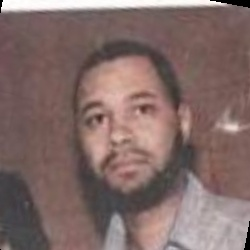
#> input picture images/Aaron_Patterson_0001.jpg, 250 x 250 px, found by its file name
$ python Ours_VCS.py
#> lines starting #> are read from the running program, lines starting #| are printed output that depends on the picture; after the words box and inside, x2 and y2 are one past the last pixel; in counts of white or black regions, pixels touching at a corner belong together
import os
from skimage import io, img_as_ubyte
import cv2
from skimage.metrics import peak_signal_noise_ratio
from skimage.util import img_as_ubyte
from PIL import Image
import numpy as np
from collections import Counter
from skimage import img_as_ubyte, color
import matplotlib.pyplot as plt
from skimage.io import imsave

# 改进后的无扩展有意义是5 10 1
def block_no_expand(name):
    """
    改进后的有意义加密
    :param name:
    :return:
    """
#> called with name = 'Aaron_Patterson_0001.jpg'
    im=np.array(Image.open(name))
#> im is the input picture: shape (250, 250, 3); mean R, G, B 129.7, 106.9, 103.7
    im_lab=cv2.cvtColor(im,cv2.COLOR_RGB2HSV)
#> im_lab: shape (250, 250, 3); mean H, S, V 33.4, 53.3, 129.8
    im_lab[:,:,-1]=np.interp(im_lab[:,:,-1],(0,255),(0,255/4))
#> im_lab: shape (250, 250, 3); mean H, S, V 33.4, 53.3, 32.1
    im_rgb=cv2.cvtColor(im_lab,cv2.COLOR_HSV2RGB)
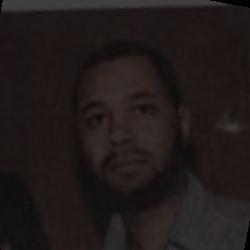
#> im_rgb: shape (250, 250, 3); mean R, G, B 32, 26, 25.2
    im_ht=Image.fromarray(im_rgb).convert("1")
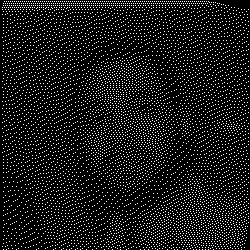
#> im_ht: PIL image 250x250 1; 10.4% white in thin lines or dots
    im_ht=img_as_ubyte(im_ht)
    # gray_level(im_ht,(2,4),True)
    return im_ht

if __name__ == '__main__':
    path = r"Aaron_Patterson_0001.jpg"#需要加密的图
    share = block_no_expand(path)

    # 将PIL Image对象转换为NumPy数组，以便使用cv2.imshow
    share_np = np.array(share)
    img = np.array(Image.open(path))

    # 显示多张图像
    plt.figure(figsize=(10, 4))

    plt.subplot(1, 2, 1)
    plt.imshow(img, cmap='gray')
    plt.title('Original Image')

    plt.subplot(1, 2, 2)
    plt.imshow(share_np, cmap='gray')
    plt.title('Merged Picture')

    plt.show()
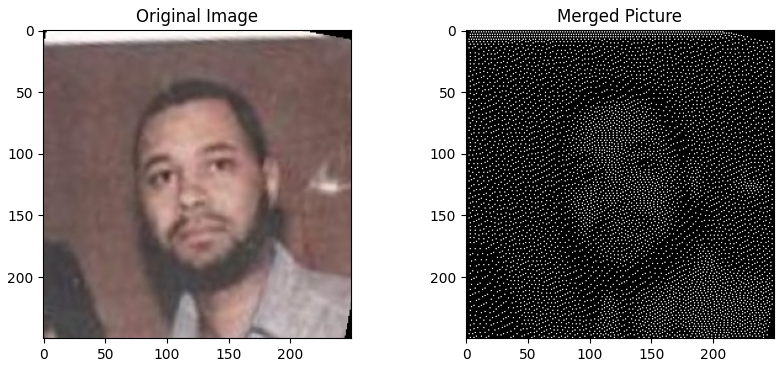
#> figure drawn by matplotlib, 2 panels

$ run again, with images/Aaron_Eckhart_0001.jpg copied over images/Aaron_Patterson_0001.jpg
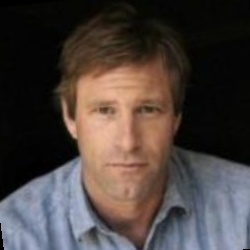
#> input picture images/Aaron_Eckhart_0001.jpg, 250 x 250 px, found by its file name
#> in block_no_expand, im is the input picture: shape (250, 250, 3); mean R, G, B 74.5, 65, 61.6
#> in block_no_expand, `im_ht=Image.fromarray(im_rgb).convert("1")`:
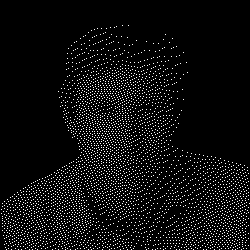
#> im_ht: PIL image 250x250 1; 6% white in thin lines or dots, all inside (x1, y1, x2, y2) = (1, 25, 250, 250)
#> `plt.show()`:
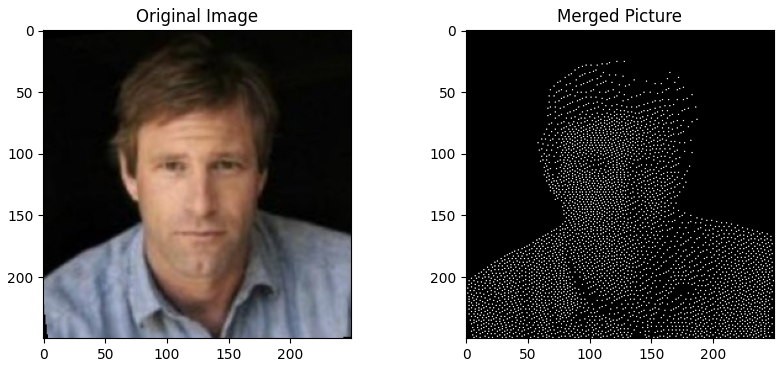
#> figure drawn by matplotlib, 2 panels

$ run again, with images/Aaron_Peirsol_0001.jpg copied over images/Aaron_Patterson_0001.jpg
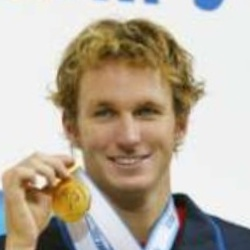
#> input picture images/Aaron_Peirsol_0001.jpg, 250 x 250 px, found by its file name
#> in block_no_expand, im is the input picture: shape (250, 250, 3); mean R, G, B 186.6, 175.3, 159
#> in block_no_expand, `im_ht=Image.fromarray(im_rgb).convert("1")`:
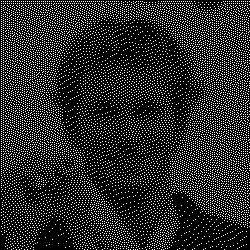
#> im_ht: PIL image 250x250 1; 16.7% white in thin lines or dots
#> `plt.show()`:
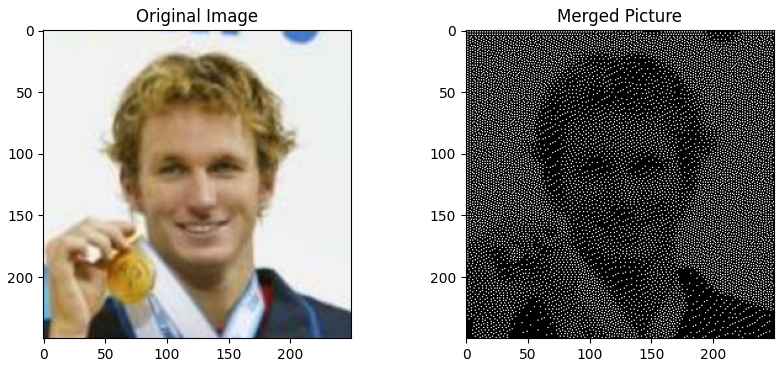
#> figure drawn by matplotlib, 2 panels

$ run again, with images/Aaron_Peirsol_0002.jpg copied over images/Aaron_Patterson_0001.jpg
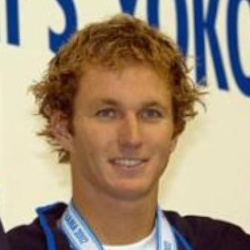
#> input picture images/Aaron_Peirsol_0002.jpg, 250 x 250 px, found by its file name
#> in block_no_expand, im is the input picture: shape (250, 250, 3); mean R, G, B 159.9, 142.8, 122.2
#> in block_no_expand, `im_ht=Image.fromarray(im_rgb).convert("1")`:
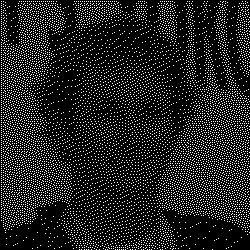
#> im_ht: PIL image 250x250 1; 13.6% white in thin lines or dots
#> `plt.show()`:
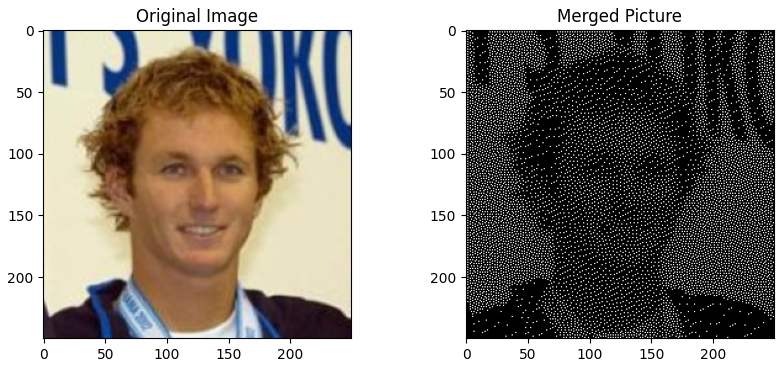
#> figure drawn by matplotlib, 2 panels
